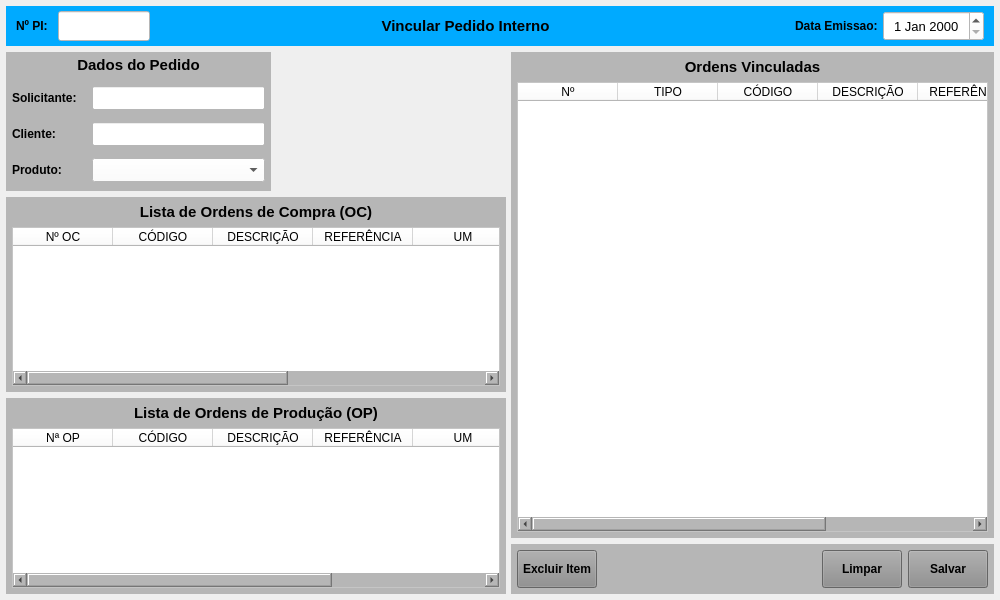
<?xml version="1.0" encoding="UTF-8"?>
<ui version="4.0">
 <class>MainWindow</class>
 <widget class="QMainWindow" name="MainWindow">
  <property name="geometry">
   <rect>
    <x>0</x>
    <y>0</y>
    <width>1000</width>
    <height>600</height>
   </rect>
  </property>
  <property name="windowTitle">
   <string>Vinculos com Pedido Interno</string>
  </property>
  <property name="styleSheet">
   <string notr="true"/>
  </property>
  <widget class="QWidget" name="centralwidget">
   <layout class="QVBoxLayout" name="verticalLayout">
    <property name="spacing">
     <number>6</number>
    </property>
    <property name="leftMargin">
     <number>6</number>
    </property>
    <property name="topMargin">
     <number>6</number>
    </property>
    <property name="rightMargin">
     <number>6</number>
    </property>
    <property name="bottomMargin">
     <number>6</number>
    </property>
    <item>
     <widget class="QWidget" name="widget" native="true">
      <property name="minimumSize">
       <size>
        <width>0</width>
        <height>40</height>
       </size>
      </property>
      <property name="maximumSize">
       <size>
        <width>16777215</width>
        <height>40</height>
       </size>
      </property>
      <property name="styleSheet">
       <string notr="true">background-color: rgb(0, 170, 255);</string>
      </property>
      <layout class="QHBoxLayout" name="horizontalLayout">
       <property name="spacing">
        <number>2</number>
       </property>
       <property name="leftMargin">
        <number>10</number>
       </property>
       <property name="topMargin">
        <number>5</number>
       </property>
       <property name="rightMargin">
        <number>10</number>
       </property>
       <property name="bottomMargin">
        <number>5</number>
       </property>
       <item>
        <widget class="QLabel" name="label_4">
         <property name="minimumSize">
          <size>
           <width>40</width>
           <height>0</height>
          </size>
         </property>
         <property name="maximumSize">
          <size>
           <width>40</width>
           <height>16777215</height>
          </size>
         </property>
         <property name="font">
          <font>
           <pointsize>9</pointsize>
           <weight>75</weight>
           <bold>true</bold>
          </font>
         </property>
         <property name="styleSheet">
          <string notr="true"/>
         </property>
         <property name="text">
          <string>Nº PI:</string>
         </property>
         <property name="alignment">
          <set>Qt::AlignLeading|Qt::AlignLeft|Qt::AlignVCenter</set>
         </property>
        </widget>
       </item>
       <item>
        <widget class="QLineEdit" name="line_Num">
         <property name="sizePolicy">
          <sizepolicy hsizetype="Preferred" vsizetype="Preferred">
           <horstretch>0</horstretch>
           <verstretch>0</verstretch>
          </sizepolicy>
         </property>
         <property name="minimumSize">
          <size>
           <width>92</width>
           <height>0</height>
          </size>
         </property>
         <property name="maximumSize">
          <size>
           <width>92</width>
           <height>16777215</height>
          </size>
         </property>
         <property name="font">
          <font>
           <pointsize>12</pointsize>
          </font>
         </property>
         <property name="styleSheet">
          <string notr="true">background-color: rgb(255, 255, 255);</string>
         </property>
         <property name="inputMask">
          <string/>
         </property>
         <property name="text">
          <string/>
         </property>
         <property name="frame">
          <bool>true</bool>
         </property>
         <property name="echoMode">
          <enum>QLineEdit::Normal</enum>
         </property>
         <property name="alignment">
          <set>Qt::AlignCenter</set>
         </property>
         <property name="dragEnabled">
          <bool>false</bool>
         </property>
         <property name="placeholderText">
          <string/>
         </property>
        </widget>
       </item>
       <item>
        <widget class="QLabel" name="label_13">
         <property name="sizePolicy">
          <sizepolicy hsizetype="Preferred" vsizetype="Preferred">
           <horstretch>0</horstretch>
           <verstretch>0</verstretch>
          </sizepolicy>
         </property>
         <property name="minimumSize">
          <size>
           <width>0</width>
           <height>0</height>
          </size>
         </property>
         <property name="font">
          <font>
           <pointsize>11</pointsize>
           <weight>75</weight>
           <bold>true</bold>
          </font>
         </property>
         <property name="styleSheet">
          <string notr="true"/>
         </property>
         <property name="text">
          <string>Vincular Pedido Interno</string>
         </property>
         <property name="alignment">
          <set>Qt::AlignCenter</set>
         </property>
        </widget>
       </item>
       <item>
        <widget class="QLabel" name="label_11">
         <property name="sizePolicy">
          <sizepolicy hsizetype="Preferred" vsizetype="Preferred">
           <horstretch>0</horstretch>
           <verstretch>0</verstretch>
          </sizepolicy>
         </property>
         <property name="minimumSize">
          <size>
           <width>100</width>
           <height>0</height>
          </size>
         </property>
         <property name="maximumSize">
          <size>
           <width>100</width>
           <height>16777215</height>
          </size>
         </property>
         <property name="font">
          <font>
           <pointsize>9</pointsize>
           <weight>75</weight>
           <bold>true</bold>
          </font>
         </property>
         <property name="styleSheet">
          <string notr="true"/>
         </property>
         <property name="text">
          <string>Data Emissao: </string>
         </property>
         <property name="alignment">
          <set>Qt::AlignRight|Qt::AlignTrailing|Qt::AlignVCenter</set>
         </property>
        </widget>
       </item>
       <item>
        <widget class="QDateEdit" name="date_Emissao">
         <property name="sizePolicy">
          <sizepolicy hsizetype="Preferred" vsizetype="Preferred">
           <horstretch>0</horstretch>
           <verstretch>0</verstretch>
          </sizepolicy>
         </property>
         <property name="minimumSize">
          <size>
           <width>101</width>
           <height>0</height>
          </size>
         </property>
         <property name="maximumSize">
          <size>
           <width>101</width>
           <height>16777215</height>
          </size>
         </property>
         <property name="font">
          <font>
           <pointsize>10</pointsize>
          </font>
         </property>
         <property name="styleSheet">
          <string notr="true">background-color: rgb(255, 255, 255);</string>
         </property>
         <property name="alignment">
          <set>Qt::AlignCenter</set>
         </property>
        </widget>
       </item>
      </layout>
     </widget>
    </item>
    <item>
     <widget class="QWidget" name="widget_2" native="true">
      <property name="styleSheet">
       <string notr="true"/>
      </property>
      <layout class="QHBoxLayout" name="horizontalLayout_3">
       <property name="spacing">
        <number>5</number>
       </property>
       <property name="leftMargin">
        <number>0</number>
       </property>
       <property name="topMargin">
        <number>0</number>
       </property>
       <property name="rightMargin">
        <number>0</number>
       </property>
       <property name="bottomMargin">
        <number>0</number>
       </property>
       <item>
        <widget class="QWidget" name="widget_4" native="true">
         <property name="minimumSize">
          <size>
           <width>500</width>
           <height>0</height>
          </size>
         </property>
         <property name="maximumSize">
          <size>
           <width>16777215</width>
           <height>16777215</height>
          </size>
         </property>
         <property name="styleSheet">
          <string notr="true"/>
         </property>
         <layout class="QVBoxLayout" name="verticalLayout_2">
          <property name="spacing">
           <number>6</number>
          </property>
          <property name="leftMargin">
           <number>0</number>
          </property>
          <property name="topMargin">
           <number>0</number>
          </property>
          <property name="rightMargin">
           <number>0</number>
          </property>
          <property name="bottomMargin">
           <number>0</number>
          </property>
          <item>
           <widget class="QWidget" name="widget_6" native="true">
            <property name="minimumSize">
             <size>
              <width>0</width>
              <height>0</height>
             </size>
            </property>
            <property name="maximumSize">
             <size>
              <width>16777215</width>
              <height>150</height>
             </size>
            </property>
            <layout class="QHBoxLayout" name="horizontalLayout_5">
             <property name="leftMargin">
              <number>0</number>
             </property>
             <property name="topMargin">
              <number>0</number>
             </property>
             <property name="rightMargin">
              <number>0</number>
             </property>
             <property name="bottomMargin">
              <number>0</number>
             </property>
             <item>
              <widget class="QWidget" name="widget_Cor1" native="true">
               <property name="sizePolicy">
                <sizepolicy hsizetype="Preferred" vsizetype="Preferred">
                 <horstretch>0</horstretch>
                 <verstretch>0</verstretch>
                </sizepolicy>
               </property>
               <property name="minimumSize">
                <size>
                 <width>0</width>
                 <height>0</height>
                </size>
               </property>
               <property name="maximumSize">
                <size>
                 <width>16777215</width>
                 <height>16777215</height>
                </size>
               </property>
               <property name="styleSheet">
                <string notr="true">background-color: rgb(182, 182, 182);</string>
               </property>
               <layout class="QVBoxLayout" name="verticalLayout_9">
                <property name="spacing">
                 <number>6</number>
                </property>
                <property name="leftMargin">
                 <number>1</number>
                </property>
                <property name="topMargin">
                 <number>0</number>
                </property>
                <property name="rightMargin">
                 <number>1</number>
                </property>
                <property name="bottomMargin">
                 <number>6</number>
                </property>
                <item>
                 <widget class="QWidget" name="widget_28" native="true">
                  <property name="minimumSize">
                   <size>
                    <width>0</width>
                    <height>25</height>
                   </size>
                  </property>
                  <property name="maximumSize">
                   <size>
                    <width>16777215</width>
                    <height>25</height>
                   </size>
                  </property>
                  <property name="styleSheet">
                   <string notr="true"/>
                  </property>
                  <layout class="QHBoxLayout" name="horizontalLayout_22">
                   <property name="spacing">
                    <number>3</number>
                   </property>
                   <property name="leftMargin">
                    <number>3</number>
                   </property>
                   <property name="topMargin">
                    <number>3</number>
                   </property>
                   <property name="rightMargin">
                    <number>3</number>
                   </property>
                   <property name="bottomMargin">
                    <number>3</number>
                   </property>
                   <item>
                    <widget class="QLabel" name="label_53">
                     <property name="maximumSize">
                      <size>
                       <width>16777215</width>
                       <height>16777215</height>
                      </size>
                     </property>
                     <property name="font">
                      <font>
                       <pointsize>11</pointsize>
                       <weight>75</weight>
                       <bold>true</bold>
                      </font>
                     </property>
                     <property name="text">
                      <string>Dados do Pedido</string>
                     </property>
                     <property name="alignment">
                      <set>Qt::AlignCenter</set>
                     </property>
                    </widget>
                   </item>
                  </layout>
                 </widget>
                </item>
                <item>
                 <widget class="QWidget" name="widget_39" native="true">
                  <property name="minimumSize">
                   <size>
                    <width>0</width>
                    <height>30</height>
                   </size>
                  </property>
                  <property name="maximumSize">
                   <size>
                    <width>16777215</width>
                    <height>30</height>
                   </size>
                  </property>
                  <property name="styleSheet">
                   <string notr="true"/>
                  </property>
                  <layout class="QHBoxLayout" name="horizontalLayout_32">
                   <property name="spacing">
                    <number>5</number>
                   </property>
                   <property name="leftMargin">
                    <number>5</number>
                   </property>
                   <property name="topMargin">
                    <number>3</number>
                   </property>
                   <property name="rightMargin">
                    <number>5</number>
                   </property>
                   <property name="bottomMargin">
                    <number>3</number>
                   </property>
                   <item>
                    <widget class="QLabel" name="label_64">
                     <property name="minimumSize">
                      <size>
                       <width>75</width>
                       <height>0</height>
                      </size>
                     </property>
                     <property name="maximumSize">
                      <size>
                       <width>75</width>
                       <height>16777215</height>
                      </size>
                     </property>
                     <property name="font">
                      <font>
                       <pointsize>9</pointsize>
                       <weight>75</weight>
                       <bold>true</bold>
                      </font>
                     </property>
                     <property name="text">
                      <string>Solicitante:</string>
                     </property>
                     <property name="alignment">
                      <set>Qt::AlignLeading|Qt::AlignLeft|Qt::AlignVCenter</set>
                     </property>
                    </widget>
                   </item>
                   <item>
                    <widget class="QLineEdit" name="line_Solicitante">
                     <property name="sizePolicy">
                      <sizepolicy hsizetype="Preferred" vsizetype="Preferred">
                       <horstretch>0</horstretch>
                       <verstretch>0</verstretch>
                      </sizepolicy>
                     </property>
                     <property name="minimumSize">
                      <size>
                       <width>0</width>
                       <height>0</height>
                      </size>
                     </property>
                     <property name="maximumSize">
                      <size>
                       <width>16777215</width>
                       <height>16777215</height>
                      </size>
                     </property>
                     <property name="font">
                      <font>
                       <pointsize>9</pointsize>
                      </font>
                     </property>
                     <property name="styleSheet">
                      <string notr="true">background-color: rgb(255, 255, 255);</string>
                     </property>
                     <property name="alignment">
                      <set>Qt::AlignCenter</set>
                     </property>
                    </widget>
                   </item>
                  </layout>
                 </widget>
                </item>
                <item>
                 <widget class="QWidget" name="widget_31" native="true">
                  <property name="minimumSize">
                   <size>
                    <width>0</width>
                    <height>30</height>
                   </size>
                  </property>
                  <property name="maximumSize">
                   <size>
                    <width>16777215</width>
                    <height>30</height>
                   </size>
                  </property>
                  <property name="styleSheet">
                   <string notr="true"/>
                  </property>
                  <layout class="QHBoxLayout" name="horizontalLayout_27">
                   <property name="spacing">
                    <number>5</number>
                   </property>
                   <property name="leftMargin">
                    <number>5</number>
                   </property>
                   <property name="topMargin">
                    <number>3</number>
                   </property>
                   <property name="rightMargin">
                    <number>5</number>
                   </property>
                   <property name="bottomMargin">
                    <number>3</number>
                   </property>
                   <item>
                    <widget class="QLabel" name="label_58">
                     <property name="minimumSize">
                      <size>
                       <width>75</width>
                       <height>0</height>
                      </size>
                     </property>
                     <property name="maximumSize">
                      <size>
                       <width>75</width>
                       <height>16777215</height>
                      </size>
                     </property>
                     <property name="font">
                      <font>
                       <pointsize>9</pointsize>
                       <weight>75</weight>
                       <bold>true</bold>
                      </font>
                     </property>
                     <property name="text">
                      <string>Cliente:</string>
                     </property>
                     <property name="alignment">
                      <set>Qt::AlignLeading|Qt::AlignLeft|Qt::AlignVCenter</set>
                     </property>
                    </widget>
                   </item>
                   <item>
                    <widget class="QLineEdit" name="line_Cliente">
                     <property name="sizePolicy">
                      <sizepolicy hsizetype="Preferred" vsizetype="Preferred">
                       <horstretch>0</horstretch>
                       <verstretch>0</verstretch>
                      </sizepolicy>
                     </property>
                     <property name="minimumSize">
                      <size>
                       <width>0</width>
                       <height>0</height>
                      </size>
                     </property>
                     <property name="maximumSize">
                      <size>
                       <width>16777215</width>
                       <height>16777215</height>
                      </size>
                     </property>
                     <property name="font">
                      <font>
                       <pointsize>9</pointsize>
                      </font>
                     </property>
                     <property name="styleSheet">
                      <string notr="true">background-color: rgb(255, 255, 255);</string>
                     </property>
                     <property name="alignment">
                      <set>Qt::AlignCenter</set>
                     </property>
                    </widget>
                   </item>
                  </layout>
                 </widget>
                </item>
                <item>
                 <widget class="QWidget" name="widget_32" native="true">
                  <property name="minimumSize">
                   <size>
                    <width>0</width>
                    <height>30</height>
                   </size>
                  </property>
                  <property name="maximumSize">
                   <size>
                    <width>16777215</width>
                    <height>30</height>
                   </size>
                  </property>
                  <property name="styleSheet">
                   <string notr="true"/>
                  </property>
                  <layout class="QHBoxLayout" name="horizontalLayout_28">
                   <property name="spacing">
                    <number>5</number>
                   </property>
                   <property name="leftMargin">
                    <number>5</number>
                   </property>
                   <property name="topMargin">
                    <number>3</number>
                   </property>
                   <property name="rightMargin">
                    <number>5</number>
                   </property>
                   <property name="bottomMargin">
                    <number>3</number>
                   </property>
                   <item>
                    <widget class="QLabel" name="label_59">
                     <property name="minimumSize">
                      <size>
                       <width>75</width>
                       <height>0</height>
                      </size>
                     </property>
                     <property name="maximumSize">
                      <size>
                       <width>75</width>
                       <height>16777215</height>
                      </size>
                     </property>
                     <property name="font">
                      <font>
                       <pointsize>9</pointsize>
                       <weight>75</weight>
                       <bold>true</bold>
                      </font>
                     </property>
                     <property name="text">
                      <string>Produto:</string>
                     </property>
                     <property name="alignment">
                      <set>Qt::AlignLeading|Qt::AlignLeft|Qt::AlignVCenter</set>
                     </property>
                    </widget>
                   </item>
                   <item>
                    <widget class="QComboBox" name="combo_Produto">
                     <property name="sizePolicy">
                      <sizepolicy hsizetype="Preferred" vsizetype="Preferred">
                       <horstretch>0</horstretch>
                       <verstretch>0</verstretch>
                      </sizepolicy>
                     </property>
                     <property name="minimumSize">
                      <size>
                       <width>0</width>
                       <height>0</height>
                      </size>
                     </property>
                     <property name="maximumSize">
                      <size>
                       <width>16777215</width>
                       <height>16777215</height>
                      </size>
                     </property>
                     <property name="font">
                      <font>
                       <pointsize>9</pointsize>
                      </font>
                     </property>
                     <property name="styleSheet">
                      <string notr="true">background-color: rgb(255, 255, 255);</string>
                     </property>
                     <item>
                      <property name="text">
                       <string/>
                      </property>
                     </item>
                     <item>
                      <property name="text">
                       <string>103 - HOMEBAG</string>
                      </property>
                     </item>
                     <item>
                      <property name="text">
                       <string>2 - KOBA</string>
                      </property>
                     </item>
                     <item>
                      <property name="text">
                       <string>6 - PACIFIL</string>
                      </property>
                     </item>
                     <item>
                      <property name="text">
                       <string>5 - PLASTICOS ARACAJU</string>
                      </property>
                     </item>
                     <item>
                      <property name="text">
                       <string>4 - PLASTICOS SUZUKI</string>
                      </property>
                     </item>
                     <item>
                      <property name="text">
                       <string>8 - RECICLADORA</string>
                      </property>
                     </item>
                     <item>
                      <property name="text">
                       <string>86 - TASHIRO &amp; TAKATA</string>
                      </property>
                     </item>
                     <item>
                      <property name="text">
                       <string>3 - VOTI</string>
                      </property>
                     </item>
                    </widget>
                   </item>
                  </layout>
                 </widget>
                </item>
               </layout>
              </widget>
             </item>
             <item>
              <widget class="QWidget" name="widget_8" native="true"/>
             </item>
            </layout>
           </widget>
          </item>
          <item>
           <widget class="QWidget" name="widget_13" native="true">
            <property name="styleSheet">
             <string notr="true">background-color: rgb(182, 182, 182);</string>
            </property>
            <layout class="QVBoxLayout" name="verticalLayout_7">
             <property name="leftMargin">
              <number>6</number>
             </property>
             <property name="topMargin">
              <number>6</number>
             </property>
             <property name="rightMargin">
              <number>6</number>
             </property>
             <property name="bottomMargin">
              <number>6</number>
             </property>
             <item>
              <widget class="QLabel" name="label_8">
               <property name="minimumSize">
                <size>
                 <width>0</width>
                 <height>18</height>
                </size>
               </property>
               <property name="maximumSize">
                <size>
                 <width>16777215</width>
                 <height>18</height>
                </size>
               </property>
               <property name="font">
                <font>
                 <pointsize>11</pointsize>
                 <weight>75</weight>
                 <bold>true</bold>
                </font>
               </property>
               <property name="text">
                <string>Lista de Ordens de Compra (OC)</string>
               </property>
               <property name="alignment">
                <set>Qt::AlignCenter</set>
               </property>
              </widget>
             </item>
             <item>
              <widget class="QTableWidget" name="table_OC">
               <property name="sizePolicy">
                <sizepolicy hsizetype="Preferred" vsizetype="Preferred">
                 <horstretch>0</horstretch>
                 <verstretch>0</verstretch>
                </sizepolicy>
               </property>
               <property name="font">
                <font>
                 <pointsize>9</pointsize>
                </font>
               </property>
               <property name="styleSheet">
                <string notr="true">background-color: rgb(255, 255, 255);</string>
               </property>
               <attribute name="verticalHeaderDefaultSectionSize">
                <number>0</number>
               </attribute>
               <attribute name="verticalHeaderMinimumSectionSize">
                <number>0</number>
               </attribute>
               <column>
                <property name="text">
                 <string>Nº OC</string>
                </property>
               </column>
               <column>
                <property name="text">
                 <string>CÓDIGO</string>
                </property>
               </column>
               <column>
                <property name="text">
                 <string>DESCRIÇÃO</string>
                </property>
               </column>
               <column>
                <property name="text">
                 <string>REFERÊNCIA</string>
                </property>
               </column>
               <column>
                <property name="text">
                 <string>UM</string>
                </property>
               </column>
               <column>
                <property name="text">
                 <string>QTDE</string>
                </property>
               </column>
               <column>
                <property name="text">
                 <string>FORNECEDOR</string>
                </property>
               </column>
              </widget>
             </item>
            </layout>
           </widget>
          </item>
          <item>
           <widget class="QWidget" name="widget_14" native="true">
            <property name="styleSheet">
             <string notr="true">background-color: rgb(182, 182, 182);</string>
            </property>
            <layout class="QVBoxLayout" name="verticalLayout_8">
             <property name="leftMargin">
              <number>6</number>
             </property>
             <property name="topMargin">
              <number>6</number>
             </property>
             <property name="rightMargin">
              <number>6</number>
             </property>
             <property name="bottomMargin">
              <number>6</number>
             </property>
             <item>
              <widget class="QLabel" name="label_9">
               <property name="minimumSize">
                <size>
                 <width>0</width>
                 <height>18</height>
                </size>
               </property>
               <property name="maximumSize">
                <size>
                 <width>16777215</width>
                 <height>18</height>
                </size>
               </property>
               <property name="font">
                <font>
                 <pointsize>11</pointsize>
                 <weight>75</weight>
                 <bold>true</bold>
                </font>
               </property>
               <property name="text">
                <string>Lista de Ordens de Produção (OP)</string>
               </property>
               <property name="alignment">
                <set>Qt::AlignCenter</set>
               </property>
              </widget>
             </item>
             <item>
              <widget class="QTableWidget" name="table_OP">
               <property name="sizePolicy">
                <sizepolicy hsizetype="Preferred" vsizetype="Preferred">
                 <horstretch>0</horstretch>
                 <verstretch>0</verstretch>
                </sizepolicy>
               </property>
               <property name="font">
                <font>
                 <pointsize>9</pointsize>
                </font>
               </property>
               <property name="styleSheet">
                <string notr="true">background-color: rgb(255, 255, 255);</string>
               </property>
               <attribute name="verticalHeaderDefaultSectionSize">
                <number>0</number>
               </attribute>
               <attribute name="verticalHeaderMinimumSectionSize">
                <number>0</number>
               </attribute>
               <column>
                <property name="text">
                 <string>Nª OP</string>
                </property>
               </column>
               <column>
                <property name="text">
                 <string>CÓDIGO</string>
                </property>
               </column>
               <column>
                <property name="text">
                 <string>DESCRIÇÃO</string>
                </property>
               </column>
               <column>
                <property name="text">
                 <string>REFERÊNCIA</string>
                </property>
               </column>
               <column>
                <property name="text">
                 <string>UM</string>
                </property>
               </column>
               <column>
                <property name="text">
                 <string>QTDE</string>
                </property>
               </column>
              </widget>
             </item>
            </layout>
           </widget>
          </item>
         </layout>
        </widget>
       </item>
       <item>
        <widget class="QWidget" name="widget_5" native="true">
         <property name="styleSheet">
          <string notr="true"/>
         </property>
         <layout class="QVBoxLayout" name="verticalLayout_5">
          <property name="leftMargin">
           <number>0</number>
          </property>
          <property name="topMargin">
           <number>0</number>
          </property>
          <property name="rightMargin">
           <number>0</number>
          </property>
          <property name="bottomMargin">
           <number>0</number>
          </property>
          <item>
           <widget class="QWidget" name="widget_11" native="true">
            <property name="styleSheet">
             <string notr="true">background-color: rgb(182, 182, 182);</string>
            </property>
            <layout class="QVBoxLayout" name="verticalLayout_4">
             <property name="leftMargin">
              <number>6</number>
             </property>
             <property name="topMargin">
              <number>6</number>
             </property>
             <property name="rightMargin">
              <number>6</number>
             </property>
             <property name="bottomMargin">
              <number>6</number>
             </property>
             <item>
              <widget class="QLabel" name="label_5">
               <property name="minimumSize">
                <size>
                 <width>0</width>
                 <height>18</height>
                </size>
               </property>
               <property name="maximumSize">
                <size>
                 <width>16777215</width>
                 <height>18</height>
                </size>
               </property>
               <property name="font">
                <font>
                 <pointsize>11</pointsize>
                 <weight>75</weight>
                 <bold>true</bold>
                </font>
               </property>
               <property name="text">
                <string>Ordens Vinculadas</string>
               </property>
               <property name="alignment">
                <set>Qt::AlignCenter</set>
               </property>
              </widget>
             </item>
             <item>
              <widget class="QTableWidget" name="table_Vinculos">
               <property name="sizePolicy">
                <sizepolicy hsizetype="Preferred" vsizetype="Preferred">
                 <horstretch>0</horstretch>
                 <verstretch>0</verstretch>
                </sizepolicy>
               </property>
               <property name="font">
                <font>
                 <pointsize>9</pointsize>
                </font>
               </property>
               <property name="styleSheet">
                <string notr="true">background-color: rgb(255, 255, 255);</string>
               </property>
               <attribute name="verticalHeaderDefaultSectionSize">
                <number>0</number>
               </attribute>
               <attribute name="verticalHeaderMinimumSectionSize">
                <number>0</number>
               </attribute>
               <column>
                <property name="text">
                 <string>Nº</string>
                </property>
               </column>
               <column>
                <property name="text">
                 <string>TIPO</string>
                </property>
               </column>
               <column>
                <property name="text">
                 <string>CÓDIGO</string>
                </property>
               </column>
               <column>
                <property name="text">
                 <string>DESCRIÇÃO</string>
                </property>
               </column>
               <column>
                <property name="text">
                 <string>REFERÊNCIA</string>
                </property>
               </column>
               <column>
                <property name="text">
                 <string>UM</string>
                </property>
               </column>
              </widget>
             </item>
            </layout>
           </widget>
          </item>
          <item>
           <widget class="QWidget" name="widget_3" native="true">
            <property name="minimumSize">
             <size>
              <width>0</width>
              <height>50</height>
             </size>
            </property>
            <property name="maximumSize">
             <size>
              <width>16777215</width>
              <height>50</height>
             </size>
            </property>
            <property name="styleSheet">
             <string notr="true">background-color: rgb(182, 182, 182);</string>
            </property>
            <layout class="QHBoxLayout" name="horizontalLayout_2">
             <property name="spacing">
              <number>6</number>
             </property>
             <property name="leftMargin">
              <number>6</number>
             </property>
             <property name="topMargin">
              <number>6</number>
             </property>
             <property name="rightMargin">
              <number>6</number>
             </property>
             <property name="bottomMargin">
              <number>6</number>
             </property>
             <item>
              <widget class="QPushButton" name="btn_ExcluirItem">
               <property name="sizePolicy">
                <sizepolicy hsizetype="Fixed" vsizetype="Preferred">
                 <horstretch>0</horstretch>
                 <verstretch>0</verstretch>
                </sizepolicy>
               </property>
               <property name="maximumSize">
                <size>
                 <width>80</width>
                 <height>16777215</height>
                </size>
               </property>
               <property name="font">
                <font>
                 <pointsize>9</pointsize>
                 <weight>75</weight>
                 <bold>true</bold>
                </font>
               </property>
               <property name="cursor">
                <cursorShape>PointingHandCursor</cursorShape>
               </property>
               <property name="layoutDirection">
                <enum>Qt::LeftToRight</enum>
               </property>
               <property name="autoFillBackground">
                <bool>false</bool>
               </property>
               <property name="styleSheet">
                <string notr="true">background-color: rgb(141, 141, 141);</string>
               </property>
               <property name="text">
                <string>Excluir Item</string>
               </property>
               <property name="checkable">
                <bool>false</bool>
               </property>
               <property name="autoDefault">
                <bool>false</bool>
               </property>
               <property name="default">
                <bool>false</bool>
               </property>
               <property name="flat">
                <bool>false</bool>
               </property>
              </widget>
             </item>
             <item>
              <widget class="QLabel" name="label">
               <property name="text">
                <string/>
               </property>
              </widget>
             </item>
             <item>
              <widget class="QPushButton" name="btn_Limpar">
               <property name="sizePolicy">
                <sizepolicy hsizetype="Fixed" vsizetype="Preferred">
                 <horstretch>0</horstretch>
                 <verstretch>0</verstretch>
                </sizepolicy>
               </property>
               <property name="maximumSize">
                <size>
                 <width>80</width>
                 <height>16777215</height>
                </size>
               </property>
               <property name="font">
                <font>
                 <pointsize>9</pointsize>
                 <weight>75</weight>
                 <bold>true</bold>
                </font>
               </property>
               <property name="cursor">
                <cursorShape>PointingHandCursor</cursorShape>
               </property>
               <property name="layoutDirection">
                <enum>Qt::LeftToRight</enum>
               </property>
               <property name="autoFillBackground">
                <bool>false</bool>
               </property>
               <property name="styleSheet">
                <string notr="true">background-color: rgb(141, 141, 141);</string>
               </property>
               <property name="text">
                <string>Limpar</string>
               </property>
               <property name="checkable">
                <bool>false</bool>
               </property>
               <property name="autoDefault">
                <bool>false</bool>
               </property>
               <property name="default">
                <bool>false</bool>
               </property>
               <property name="flat">
                <bool>false</bool>
               </property>
              </widget>
             </item>
             <item>
              <widget class="QPushButton" name="btn_Salvar">
               <property name="sizePolicy">
                <sizepolicy hsizetype="Fixed" vsizetype="Preferred">
                 <horstretch>0</horstretch>
                 <verstretch>0</verstretch>
                </sizepolicy>
               </property>
               <property name="maximumSize">
                <size>
                 <width>80</width>
                 <height>16777215</height>
                </size>
               </property>
               <property name="font">
                <font>
                 <pointsize>9</pointsize>
                 <weight>75</weight>
                 <bold>true</bold>
                </font>
               </property>
               <property name="cursor">
                <cursorShape>PointingHandCursor</cursorShape>
               </property>
               <property name="styleSheet">
                <string notr="true">background-color: rgb(141, 141, 141);</string>
               </property>
               <property name="text">
                <string>Salvar</string>
               </property>
              </widget>
             </item>
            </layout>
           </widget>
          </item>
         </layout>
        </widget>
       </item>
      </layout>
     </widget>
    </item>
   </layout>
  </widget>
 </widget>
 <resources/>
 <connections/>
</ui>
